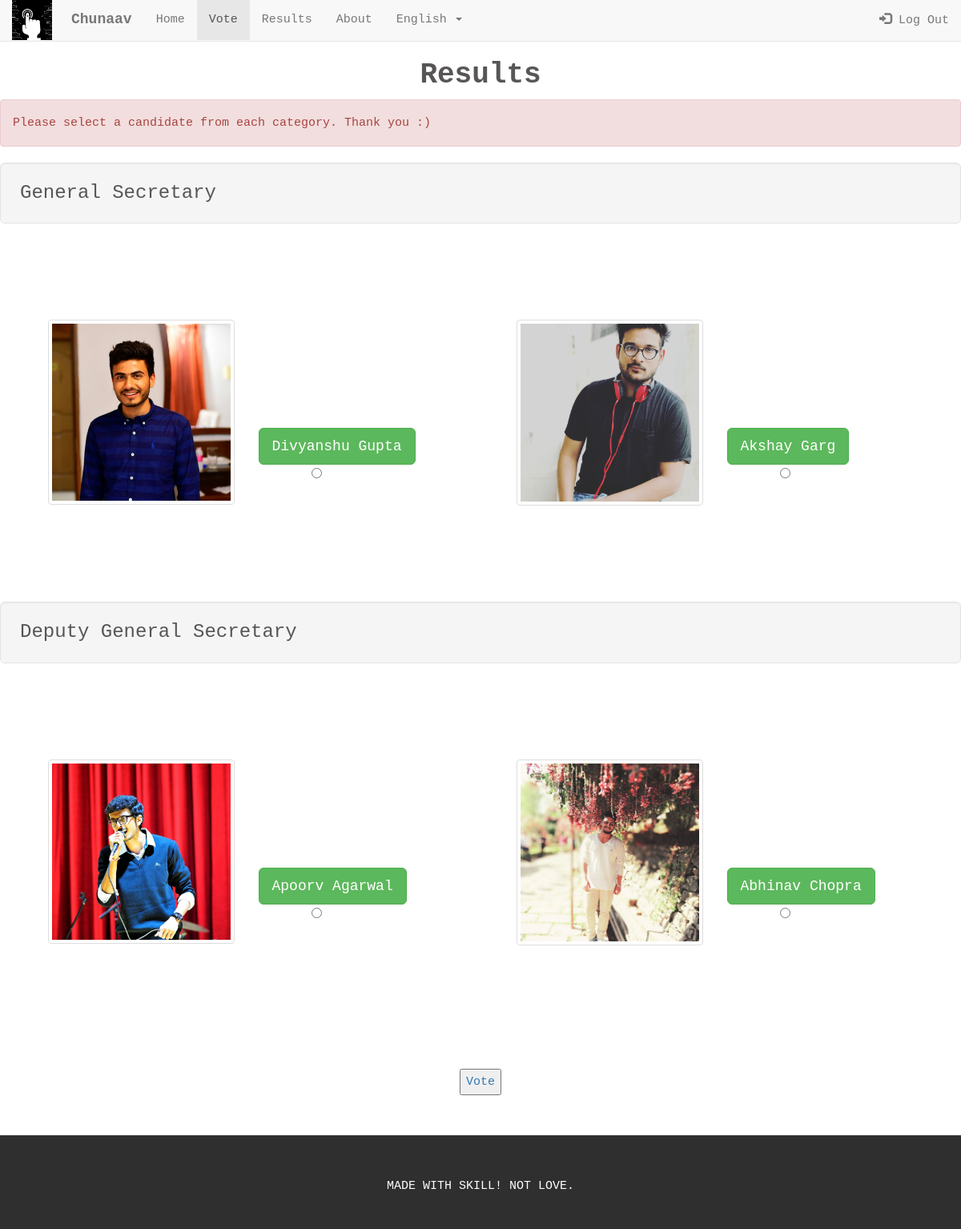
/Vote/vote/ (signed in), run on the app's committed database.
### Vote/models.py (models this page shows, shortened)
class Position(models.Model):
    position = models.CharField(max_length=50)
    no_of_candidates = models.IntegerField(default=0)

class Candidate(models.Model):
    candidate = models.ForeignKey(Position, on_delete=models.CASCADE)
    name = models.CharField(max_length=50)
    Description = models.TextField()
    image = models.ImageField(upload_to='Vote/static/Vote', blank=True)
    votes = models.IntegerField(default=0)

### Vote/views.py (the view, shortened to what this page needs)
def vote(request):
    context = {}
    try:
        pos = Position.objects.all()
        user = User.objects.get(username=request.user.username)
        profile = UserProfile.objects.get(user=user)
        context['candidates'] = []
        if profile.voted:
            return HttpResponseRedirect('/Vote/voted/')
        else:
            for c in pos:
                can = []
                candidate = Candidate.objects.filter(candidate=c)
                for i in range(0, c.no_of_candidates):
                    can.append([candidate[i], c.position])
                context['candidates'].append(can)
    except:
        return HttpResponseRedirect("/Vote/login/")
    return render(request, 'Vote/vote.html', context)

### Vote/templates/Vote/vote.html (shortened to what this page needs)
<!doctype html>
<html>
{% load static %}
<head>
<link rel="stylesheet" href="https://maxcdn.bootstrapcdn.com/bootstrap/3.3.7/css/bootstrap.min.css">
<link rel="stylesheet" type="text/css" href="{% static 'Vote/voting_area.css' %}">
</head>
<body>
 <nav class="navbar navbar-default navbar-fixed-top">
     <div class="container-fluid">
       <div class=" navbar-header">
         <img src="{% static 'Vote/logo.jpg' %}" alt="some text" width=50 height=50 class = 'logoq'>
           <a class="navbar-brand" href="#"><b>Chunaav</b></a>
       </div>
      <ul class="nav navbar-nav">
       <li><a href="{% url 'Vote:home' %}">Home</a></li>
       <li class="active"><a href="{% url 'Vote:vote' %}">Vote</a></li>
       <li><a href="{% url 'Vote:results' %}">Results</a> </li>
	   <li><a href ="{% url 'Vote:about' %}">About</a></li>
	   <li class="dropdown">
        <a class="dropdown-toggle" data-toggle="dropdown" href="#">English
        <span class="caret"></span></a>
      </li>
       </ul>
         {% if user.is_authenticated %}
       <ul class="nav navbar-nav navbar-right">
       <li><a href="{% url 'Vote:logout' %}"><span class="glyphicon glyphicon-log-in"></span> Log Out</a></li>
       </ul>
         {% else %}
         <ul class="nav navbar-nav navbar-right">
        <li><a href="{% url 'Vote:login' %}"><span class="glyphicon glyphicon-log-in"></span> Log In</a></li>
        </ul>
         {% endif %}
     </div>
 </nav>
{% if user.is_authenticated %}
 <br>
 <br>
 <h1 align="center"><b>Results</b></h1>
 <div class="alert alert-danger">
   Please select a candidate from each category. Thank you :)
</div>
<form action="voting_platform/vote/" method="post">{% csrf_token %}
{% for pos in candidates %}
    <h3><div class="well well-lg">{{pos.0.1}}</div></h3>
    <div class="row">
{% for candidate in pos %}
    <div class="col-lg-6">
        <div class="row">
        <div class="col-lg-6"><img src="{{MEDIA_URL}}{{candidate.0.image.url}}" class="img-thumbnail" ></div>
    	<div class="col-lg-4" align="center">
            <br><br><br><br><br>
		<button type="button" class="btn btn-success btn-lg" data-toggle="modal" data-target="#myModal">{{candidate.0.name}}</button>
            <br>
     <div align="center">
         <input type="radio" id="candidate{{ forloop.counter }}" name="candidate{{pos.0.1}}" value="{{candidate.0.id}}"/>
     </div>
        </div>
  </div>
          </div>
{% endfor %}
          </div>
 {% endfor %}
<br><br>
 <div align="center">
<a href="{% url 'Vote:home' %}"> <input type="submit" value="Vote"/></a>
 </div>
</form>
    {% else %}
<h2>Login First</h2>
 {% endif %}
 <footer class="container-fluid bg-4 text-center">
  <p>MADE WITH SKILL! NOT LOVE.</p>
</footer>
 </body>
</html>

### Vote/static/Vote/voting_area.css (style rules this page uses)
.bg-4 { background-color: #2f2f2f; color: #ffffff; margin-top:50px; padding-top: 50px; padding-bottom: 30px; }
body { font: 400 15px Lato, sans-serif; line-height: 1.8; color: #585555; font-family: courier new, sans-serif; }
.row { padding-top:50px; padding-bottom:50px; padding-left:30px; padding-right:30px; }
.logoq { margin-right: 1em; }
.navbar { font-family: courier new, sans-serif; }

### Vote/templates/Vote/vote.html (style rules this page uses)
.navbar-brand { float: none; }

### data on the page
Position: position "General Secretary"
Candidate: image (picture), name "Divyanshu Gupta"
Candidate: image (picture), name "Akshay Garg"
Position: position "Deputy General Secretary"
Candidate: image (picture), name "Apoorv Agarwal"
Candidate: image (picture), name "Abhinav Chopra"
